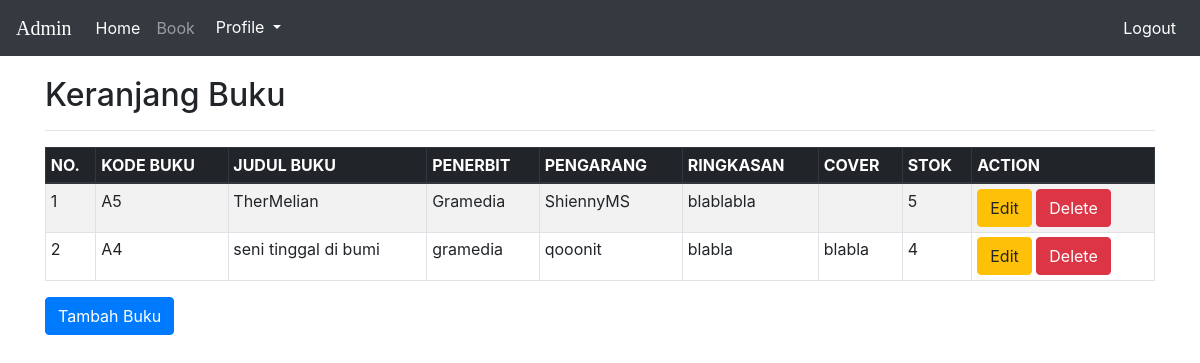
The page /t_buku/tampil_buku.php on the database its author committed.
### tables this page shows
CREATE TABLE `t_buku` (
  `id` int(3) NOT NULL,
  `kode_buku` varchar(10) NOT NULL,
  `judul` varchar(255) NOT NULL,
  `penerbit` varchar(50) NOT NULL,
  `pengarang` varchar(50) NOT NULL,
  `ringkasan` text NOT NULL,
  `cover` varchar(255) NOT NULL,
  `stok` int(5) NOT NULL
);

### t_buku/tampil_buku.php (the view, shortened to what this page needs)
<?php
include('../connect.php');
?>
<!DOCTYPE html>
<html>
<head>
    <link rel="stylesheet" href="https://stackpath.bootstrapcdn.com/bootstrap/4.1.3/css/bootstrap.min.css"
>
</head>
<body>
    <nav class="navbar navbar-expand-md navbar-dark bg-dark">
        <a href="../petugas.php" class="navbar-brand" style="font-family:blockletter;">Admin</a>
        <div class="collapse navbar-collapse" id="navbarCollapse">
            <div class="navbar-nav">
                <a href="../petugas.php" class="nav-item nav-link active">Home</a>
                <a href="#" class="nav-item nav-link">Book</a>
                <div class="dropdown">
                    <button class="btn btn-dark dropdown-toggle login100-form-btn" type="button" id="dropdownMenuButton"
                        data-toggle="dropdown" aria-haspopup="true" aria-expanded="false">
                        Profile
                    </button>
                </div>
            </div>
            <form class="form-inline ml-auto">
                <div class="navbar-nav">
                    <a href="../logout.php" class="nav-item nav-link active">Logout</a>
                </div>
            </form>
        </div>
    </nav>
    <div class="container" style="margin-top:20px">
        <h2>Keranjang Buku</h2>
        <hr>
        <table class="table table-striped table-hover table-sm table-bordered">
            <thead class="thead-dark">
                <tr>
                    <th>NO.</th>
                    <th>KODE BUKU</th>
                    <th>JUDUL BUKU</th>
                    <th>PENERBIT</th>
                    <th>PENGARANG</th>
                    <th>RINGKASAN</th>
                    <th>COVER</th>
                    <th>STOK</th>
                    <th>ACTION</th>
                </tr>
            </thead>
            <tbody>
                <?php
				$sql = mysqli_query($koneksi, "SELECT * FROM t_buku ORDER BY id DESC") or die(mysqli_error($koneksi));
				if(mysqli_num_rows($sql) > 0){
					$no = 1;
                    while($data = mysqli_fetch_array($sql)){
                        ?>
                <tr>
                    <td><?php echo $no; ?></td>
                    <td><?php echo $data['kode_buku']; ?></td>
                    <td><?php echo $data['judul']; ?></td>
                    <td><?php echo $data['penerbit']; ?></td>
                    <td><?php echo $data['pengarang']; ?></td>
                    <td><?php echo $data['ringkasan']; ?></td>
                    <td><?php echo $data['cover']; ?></td>
                    <td><?php echo $data['stok']; ?></td>
                    <td>
                        <a href="#edit<?php echo $data['id']; ?>" data-toggle="modal" class="btn btn-warning"> Edit</a>
                        <a href="#del<?php echo $data['id']; ?>" data-toggle="modal" class="btn btn-danger"> Delete</a>
                    </td>
                </tr>
                <?php
						$no++;
					}
				}else{
					echo '
					<tr>
						<td colspan="6">Tidak ada data.</td>
					</tr>
					';
				}
				?>
        </table>
        <div>
            <button type="button" class="btn btn-primary" data-toggle="modal" data-target="#myModal"
                data-title="tambahBuku">Tambah Buku</button>
        </div>
    </div>
</body>
</html>

### rows shown on the page
t_buku: kode_buku "A5", judul "TherMelian", penerbit "Gramedia", pengarang "ShiennyMS", ringkasan "blablabla", stok "5"
t_buku: kode_buku "A4", judul "seni tinggal di bumi", penerbit "gramedia", pengarang "qooonit", ringkasan "blabla", cover "blabla", stok "4"
